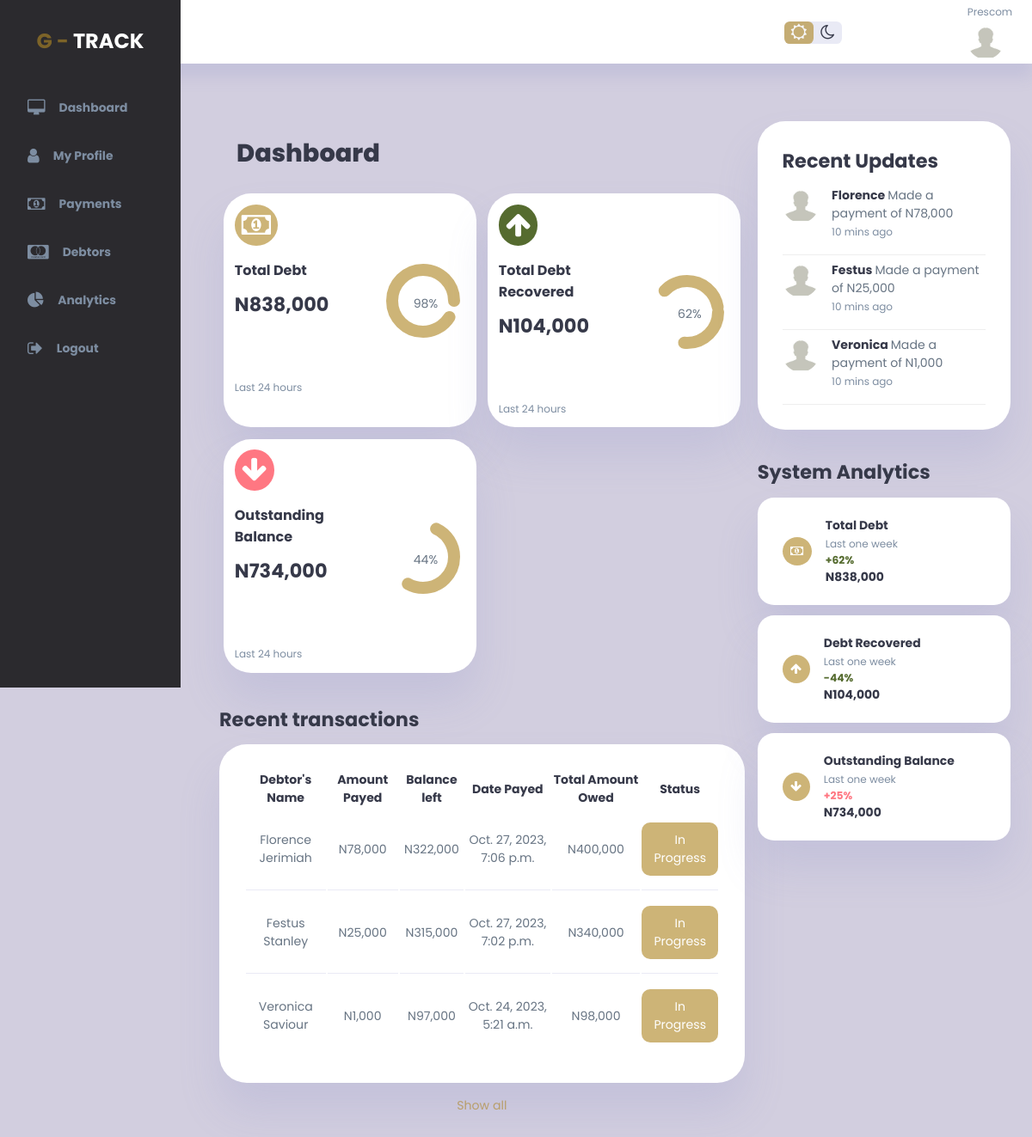
Page / (signed in) on the earlier database version.
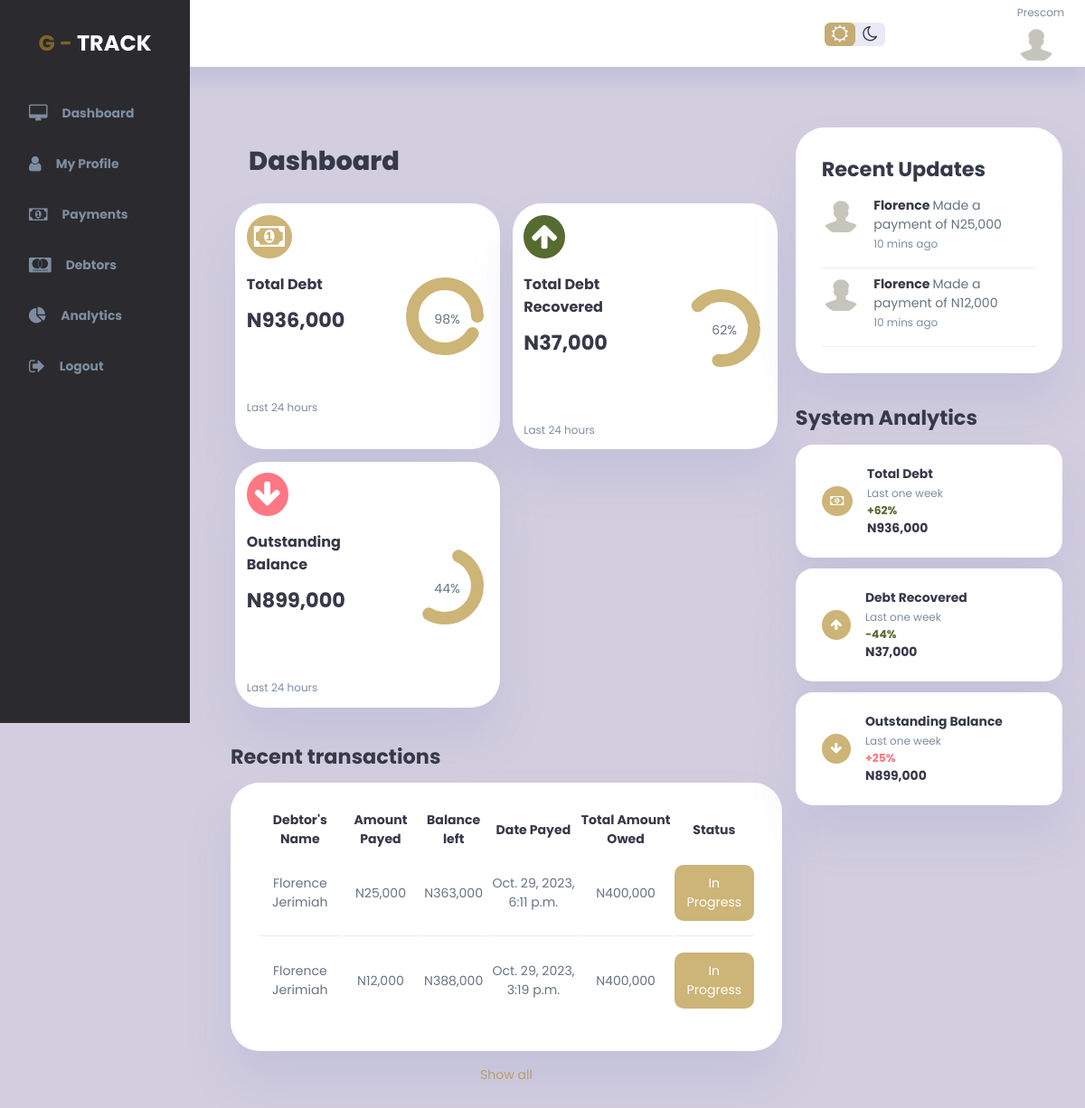
Same page on the later database version.
### gtrack_app/models.py (models this page shows)
class Payment(models.Model):
    debtor_id = models.ForeignKey(Debtor, on_delete=models.CASCADE, blank=True, null=True)  # Foreign key to Debtor
    client_id = models.ForeignKey(User, on_delete=models.CASCADE, blank=True, null=True)
    medium_of_payment = models.CharField(max_length=65, null=True, blank=True)
    amount_payed = models.DecimalField(max_digits=10, decimal_places=2, null=True)
    status = models.CharField(max_length=65, null=True, blank=True)
    balance_left = models.DecimalField(max_digits=10, decimal_places=2, default=0.00)
    date_payed = models.DateTimeField(auto_now=True)

class Debtor(models.Model):
    client_id = models.IntegerField(blank=True, null=True)
    firstname = models.CharField(max_length=65, null=True, blank=True)
    surname = models.CharField(max_length=65, null=True, blank=True)
    address = models.CharField(max_length=65, null=True, blank=True)
    phone = models.CharField(max_length=65, null=True, blank=True)
    email = models.CharField(max_length=65, null=True, blank=True)
    guarantors_name = models.CharField(max_length=65, null=True, blank=True)
    guarantors_phone = models.CharField(max_length=65, null=True, blank=True)
    guarantors_email = models.CharField(max_length=65, null=True, blank=True)
    amount_owed = models.DecimalField(max_digits=10, decimal_places=2, default=0.00)
    date_captured = models.DateTimeField(auto_now=True)
    due_date = models.DateField(null=True, blank=True)

### gtrack_app/views.py (the view)
# urls.py: path('', views.index, name='index'),
@login_required
def index(request):
    current_user = request.user
    if current_user.is_staff:
        all_payments = Payment.objects.all().order_by('date_payed').reverse()[:5]
        all_debtors = Debtor.objects.all()[:5]
        debtors = Debtor.objects.all()
        payments = Payment.objects.all()
        total = debtors.aggregate(Sum('amount_owed'))['amount_owed__sum']
        retrieved = payments.aggregate(Sum('amount_payed'))['amount_payed__sum']
        if total is None or retrieved is None:
            return render(request, 'error_pages/admin_index.html', {})
        debt = total - retrieved
        return render(request, 'index.html', {'payments': all_payments, 'debtors': all_debtors, "total": total, "retrieved": retrieved, "debt": debt})
    else:
        my_payments = Payment.objects.select_related('debtor_id').filter(client_id=current_user.id).order_by('date_payed').reverse()[:5]
        my_debtors = [payment.debtor_id for payment in my_payments]
        payments = Payment.objects.filter(client_id=current_user.id)
        debtors = Debtor.objects.filter(client_id=current_user.id)
        total = debtors.aggregate(Sum('amount_owed'))['amount_owed__sum']
        retrieved = payments.aggregate(Sum('amount_payed'))['amount_payed__sum']
        if total is None or retrieved is None:
            return render(request, 'error_pages/client_index.html', {})
        debt = total - retrieved
        return render(request, 'clients_dashboard/index.html', {'payments': my_payments, 'debtors': my_debtors, "total": total, "retrieved": retrieved, "debt": debt})

### templates/clients_dashboard/index.html (shortened to what this page needs)
{% extends 'base.html' %}
{% block content %}
{% load static %}
<div class="wrapper">
    <div class="vertical-wrapper" id="sidebar">
        <div class="vertical-bar">
            <div class="logo">
                G - <span>Track</span>
            </div>
            <div class="sidebar">
                <a href="{% url 'index' %}">
                    <i class="fa fa-desktop"></i>
                    <h3>Dashboard</h3>
                </a>
                <a href="{% url 'profile' user_id=user.id %}">
                    <i class="fa fa-user"></i>
                    <h3>My Profile</h3>
                </a>
                <a href="{% url 'my_payments' user_id=user.id %}">
                    <i class="fa fa-money"></i>
                    <h3>Payments</h3>
                </a>
                <a href="{% url 'my_debtors' user_id=user.id %}">
                    <i class="fa fa-cc-mastercard"></i>
                    <h3>Debtors</h3>
                </a>
                <a href="{% url 'my_analytics' user_id=user.id %}">
                    <i class="fa fa-pie-chart"></i>
                    <h3>Analytics</h3>
                </a>
                <a href="{% url 'logout' %}">
                    <i class="fa fa-sign-out"></i>
                    <h3>Logout</h3>
                </a>
            </div>
        </div>
    </div>
    <div class="main-container">
        <div class="top-bar">
            <div class="top-right">
                <div class="theme-toggler">
                    <i class="fa fa-sun-o active"></i>
                    <i class="fa fa-moon-o"></i>
                </div>
                <div class="profile">
                    <div class="info">
                        <small class="text-muted"> {{user.username}}</small>
                    </div>
                    <div class="profile-photo">
                        {% if user.userprofile.profile_pic %}
                        <img src="{{user.userprofile.profile_pic.url}}" width="300" height="300" />
                        {% else %}
                        <img src="{% static 'img/anonymous.jpg' %}" width="300" height="300" />
                        {% endif %}
                    </div>
                </div>
            </div>
        </div>
        <div class="content">
            <main>
                <h1 class="panel-label">Dashboard</h1>
                    {%  load humanize %}
                <div class="insights">
                    <div class="sales">
                        <i class="fa fa-money"></i>
                        <div class="middle">
                            <div class="left">
                                <h3>Total Debt</h3>
                                <h2>N{{total|floatformat:0|intcomma}}</h2>
                            </div>
                            <div class="progress">
                                <svg>
                                    <circle cx="38" cy="38" r="36"></circle>
                                </svg>
                                <div class="number">
                                    <p>98%</p>
                                </div>
                            </div>
                        </div>
                        <small class="text-muted">Last 24 hours</small>
                    </div>
                    <div class="expenses">
                        <i class="fa fa-arrow-up"></i>
                        <div class="middle">
                            <div class="left">
                                <h3>Total Debt Recovered</h3>
                                <h2>N{{retrieved|floatformat:0|intcomma}}</h2>
                            </div>
                            <div class="progress">
                                <svg>
                                    <circle cx="38" cy="38" r="36"></circle>
                                </svg>
                                <div class="number">
                                    <p>62%</p>
                                </div>
                            </div>
                        </div>
                        <small class="text-muted">Last 24 hours</small>
                    </div>
                    <div class="income">
                        <i class="fa fa-arrow-down"></i>
                        <div class="middle">
                            <div class="left">
                                <h3>Outstanding Balance</h3>
                                <h2>N{{debt|floatformat:0|intcomma}}</h2>
                            </div>
                            <div class="progress">
                                <svg>
                                    <circle cx="38" cy="38" r="36"></circle>
                                </svg>
                                <div class="number">
                                    <p>44%</p>
                                </div>
                            </div>
                        </div>
                        <small class="text-muted">Last 24 hours</small>
                    </div>
                </div>
                <div class="recent-orders">
                    <h2>Recent transactions</h2>
                    <table>
                            <thead>
                                <tr>
                                    <th>Debtor's Name</th>
                                    <th>Amount Payed</th>
                                    <th>Balance left</th>
                                    <th>Date Payed</th>
                                    <th>Total Amount Owed</th>
                                    <th>Status</th>
                                </tr>
                            </thead>
                            <tbody>
                                {% for payment in payments %}
                                <tr>
                                    <td>{{ payment.debtor_id.firstname }} {{ payment.debtor_id.surname }}</td>
                                    <td>N{{ payment.amount_payed|floatformat:0|intcomma }}</td>
                                    <td>N{{ payment.balance_left|floatformat:0|intcomma }}</td>
                                    <td>{{ payment.date_payed }}</td>
                                    <td>N{{ payment.debtor_id.amount_owed|floatformat:0|intcomma }}</td>
                                    <td><a class="status-btn">{{ payment.status }}</a></td>
                                </tr>
                                {% endfor %}
                            </tbody>
                        </table>
                    <a href="#">Show all</a>
                </div>
            </main>
            <div class="right">
                <div class="recent-updates">
                    <h2>Recent Updates</h2>
                    {% for payment in payments %}
                    <div class="updates">
                        <div class="update">
                            <div class="profile-photo">
                                <img src="{% static 'img/anonymous.jpg' %}" alt="mgm">
                            </div>
                            <div class="message">
                                    <td><p><b>{{ payment.debtor_id.firstname }} </b> Made a payment of N{{ payment.amount_payed|floatformat:0|intcomma }}</p></td>
                                <small class="text-muted">10 mins ago</small>
                            </div>
                        </div>
                    </div>
                    {% endfor %}
                </div>
                <div class="sales-analytics">
                    <h2>System Analytics</h2>
                    <div class="item online">
                        <div class="icon">
                            <i class="fa fa-money"></i>
                        </div>
                        <div class="right">
                            <div class="info">
                                <h3>Total Debt</h3>
                                <small class="text-muted"> Last one week</small>
                            </div>
                            <h5 class="success">+62%</h5>
                            <h3>N{{total|floatformat:0|intcomma}}</h3>
                        </div>
                    </div>
                    <div class="item online">
                        <div class="icon">
                            <i class="fa fa-arrow-up"></i>
                        </div>
                        <div class="right">
                            <div class="info">
                                <h3>Debt Recovered</h3>
                                <small class="text-muted"> Last one week</small>
                            </div>
                            <h5 class="success">-44%</h5>
                            <h3>N{{retrieved|floatformat:0|intcomma}}</h3>
                        </div>
                    </div>
                    <div class="item online">
                        <div class="icon">
                            <i class="fa fa-arrow-down"></i>
                        </div>
                        <div class="right">
                            <div class="info">
                                <h3>Outstanding Balance</h3>
                                <small class="text-muted"> Last one week</small>
                            </div>
                            <h5 class="danger">+25%</h5>
                            <h3>N{{debt|floatformat:0|intcomma}}</h3>
                        </div>
                    </div>
                </div>
            </div>
        </div>
    </div>
</div>
{% endblock %}

### templates/base.html (shortened to what this page needs)
<!DOCTYPE html>
<html lang="zxx" class="no-js">
<head>
    {% load static %}
    {% load static %}
    <link rel="stylesheet" href="{% static 'css/font-awesome.min.css' %}">
    <link rel="stylesheet" href="{% static 'css/authenticate.css' %}">
    <link rel="stylesheet" href="{% static 'css/admin2.css' %}">
</head>
<body>
<div id="page-wrap">
    {% block content %}
    {% endblock %}
</div>
{% load static %}
</body>
</html>

### static/css/authenticate.css (style rules this page uses)
* { margin: 0; padding: 0; border: 0; box-sizing: border-box; font-family: 'poppins', sans-serif; }

Differences in the rows shown:
removed Payment: debtor_id.firstname "Florence", debtor_id.surname "Jerimiah", amount_payed "78,000", balance_left "322,000", date_payed "Oct. 27, 2023, 7:06 p.m.", debtor_id.amount_owed "400,000", status "In Progress"
removed Payment: debtor_id.firstname "Festus", debtor_id.surname "Stanley", amount_payed "25,000", balance_left "315,000", date_payed "Oct. 27, 2023, 7:02 p.m.", debtor_id.amount_owed "340,000", status "In Progress"
removed Payment: debtor_id.firstname "Veronica", debtor_id.surname "Saviour", amount_payed "1,000", balance_left "97,000", date_payed "Oct. 24, 2023, 5:21 a.m.", debtor_id.amount_owed "98,000", status "In Progress"
added Payment: debtor_id.firstname "Florence", debtor_id.surname "Jerimiah", amount_payed "25,000", balance_left "363,000", date_payed "Oct. 29, 2023, 6:11 p.m.", debtor_id.amount_owed "400,000", status "In Progress"
added Payment: debtor_id.firstname "Florence", debtor_id.surname "Jerimiah", amount_payed "12,000", balance_left "388,000", date_payed "Oct. 29, 2023, 3:19 p.m.", debtor_id.amount_owed "400,000", status "In Progress"
Other differences:
{{ total|floatformat:0|intcomma }}: "838,000" → "936,000"
{{ retrieved|floatformat:0|intcomma }}: "104,000" → "37,000"
{{ debt|floatformat:0|intcomma }}: "734,000" → "899,000"
